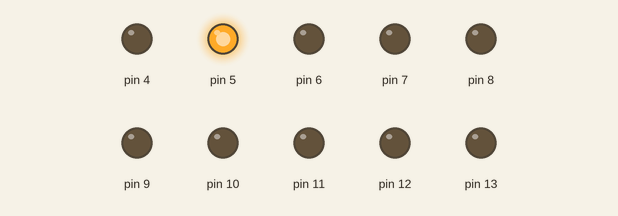
A sketch run on a simulated Arduino Uno, built with avr-gcc and run on an emulated ATmega328P. Shown: output pins drawn as LEDs (lit = HIGH).

Above: at 0.3 s.
At 0.7 s:
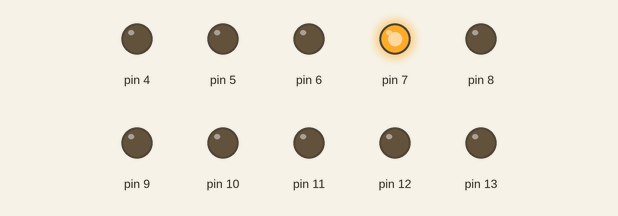
At 1.1 s:
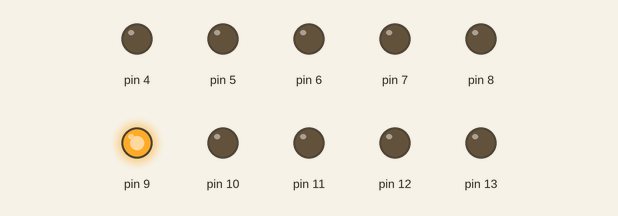
At 2.0 s:
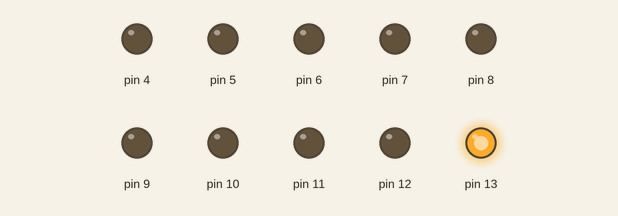
At 3.1 s:
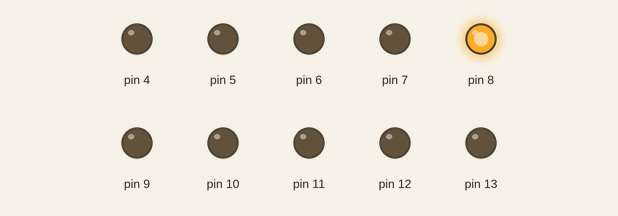
At 4.0 s:
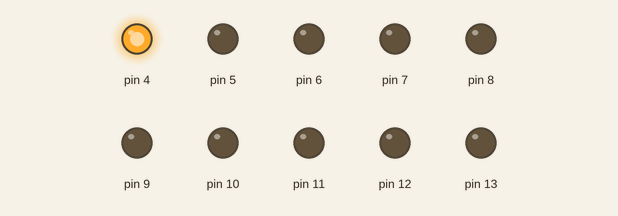
Timing chart, 0 to 5.2 s (numbered marks = the images above):
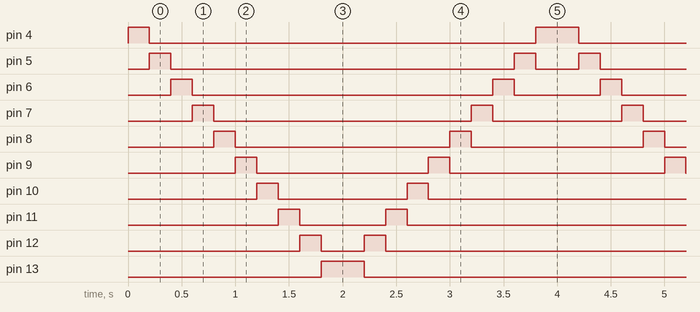

Measured:
- by itself, pin 4: repeats every 4.0 s: LOW 3.6 s, HIGH 0.40 s
- by itself, pin 5: repeats every 4.0 s: LOW 3.2 s, HIGH 0.20 s, LOW 0.40 s, HIGH 0.20 s
- by itself, pin 6: repeats every 4.0 s: LOW 2.8 s, HIGH 0.20 s, LOW 0.80 s, HIGH 0.20 s
- by itself, pin 7: repeats every 4.0 s: LOW 2.4 s, HIGH 0.20 s, LOW 1.2 s, HIGH 0.20 s
- by itself, pin 8: repeats every 4.0 s: LOW 2.0 s, HIGH 0.20 s, LOW 1.6 s, HIGH 0.20 s
- by itself, pin 9: repeats every 4.0 s: LOW 1.6 s, HIGH 0.20 s, LOW 2.0 s, HIGH 0.20 s
- by itself, pin 10: repeats every 4.0 s: LOW 1.2 s, HIGH 0.20 s, LOW 2.4 s, HIGH 0.20 s
- by itself, pin 11: repeats every 4.0 s: LOW 0.80 s, HIGH 0.20 s, LOW 2.8 s, HIGH 0.20 s

The sketch:

muoiLed.ino
```cpp
void setup()
{
  for (int pin = 4; pin <= 13; pin++)
  {
    pinMode(pin, OUTPUT);
  }
}

void loop()
{
  // Sáng lần lượt từ trái qua phải
  for (int pin = 4; pin <= 13; pin++)
  {
    digitalWrite(pin, HIGH);
    delay(200); // Thời gian giữa mỗi lần sáng (200ms)
    digitalWrite(pin, LOW);
  }

  // Sáng lần lượt từ phải qua trái
  for (int pin = 13; pin >= 4; pin--)
  {
    digitalWrite(pin, HIGH);
    delay(200); // Thời gian giữa mỗi lần sáng (200ms)
    digitalWrite(pin, LOW);
  }
}
```
